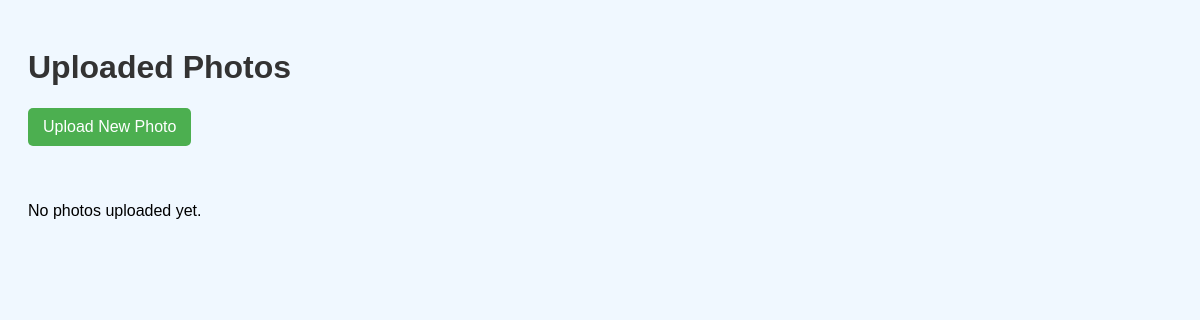
/users/lab11/photos/, run on an earlier commit of the app's database.
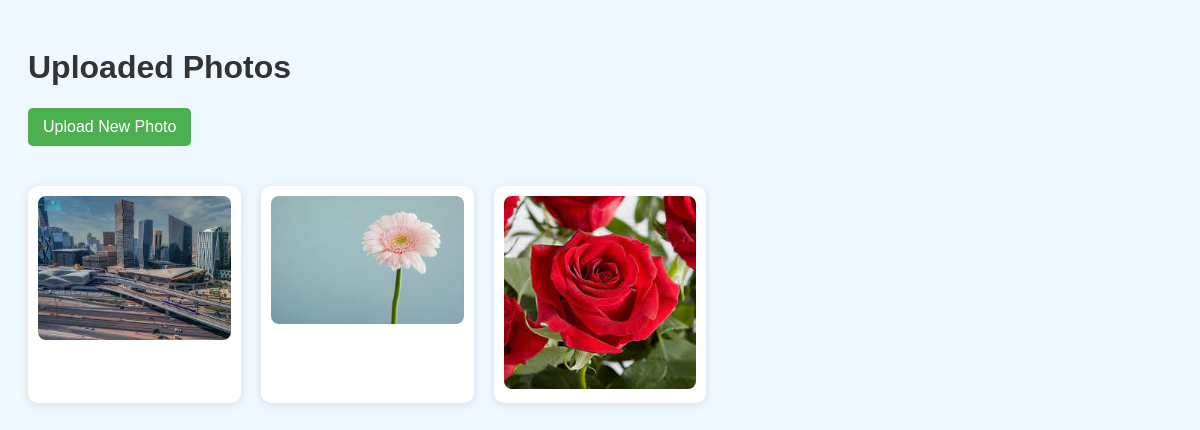
And on a later commit of the database.
### apps/usermodule/models.py (models this page shows, shortened)
class Photo(models.Model):
    image = models.ImageField(upload_to='photos/')

### apps/usermodule/views.py (the view)
# urls.py: path('lab11/photos/', views.list_photos, name='list_photos'),
def list_photos(request):
    photos = Photo.objects.all()
    return render(request, 'usermodule/photo_list.html', {'photos': photos})

### apps/templates/usermodule/photo_list.html (shortened to what this page needs)
<!DOCTYPE html>
<html lang="en">
<head>
</head>
<body>
<h1>Uploaded Photos</h1>
<a href="{% url 'upload_photo' %}" class="button">Upload New Photo</a>
<div class="photo-grid">
    {% for photo in photos %}
    <div class="photo-card">
        <img src="{{ photo.image.url }}" alt="Photo">
    </div>
    {% empty %}
    <p>No photos uploaded yet.</p>
    {% endfor %}
</div>
</body>
</html>

### apps/templates/usermodule/photo_list.html (style rules this page uses)
body { font-family: Arial, sans-serif; padding: 20px; background-color: #f0f8ff; }
h1 { color: #333; }
.photo-grid { display: grid; grid-template-columns: repeat(auto-fill, minmax(200px, 1fr)); gap: 20px; margin-top: 20px; }
.photo-card { background: white; padding: 10px; border-radius: 10px; box-shadow: 0 2px 8px rgba(0,0,0,0.1); text-align: center; }
img { max-width: 100%; height: auto; border-radius: 8px; }
a.button { display: inline-block; margin-bottom: 20px; padding: 10px 15px; background-color: #4CAF50; color: white; text-decoration: none; border-radius: 5px; }

What changed in the data, as far as the page shows it:
added Photo: image (picture)
added Photo: image (picture)
added Photo: image (picture)
Also different on the page:
text no longer shown: "No photos uploaded yet."
